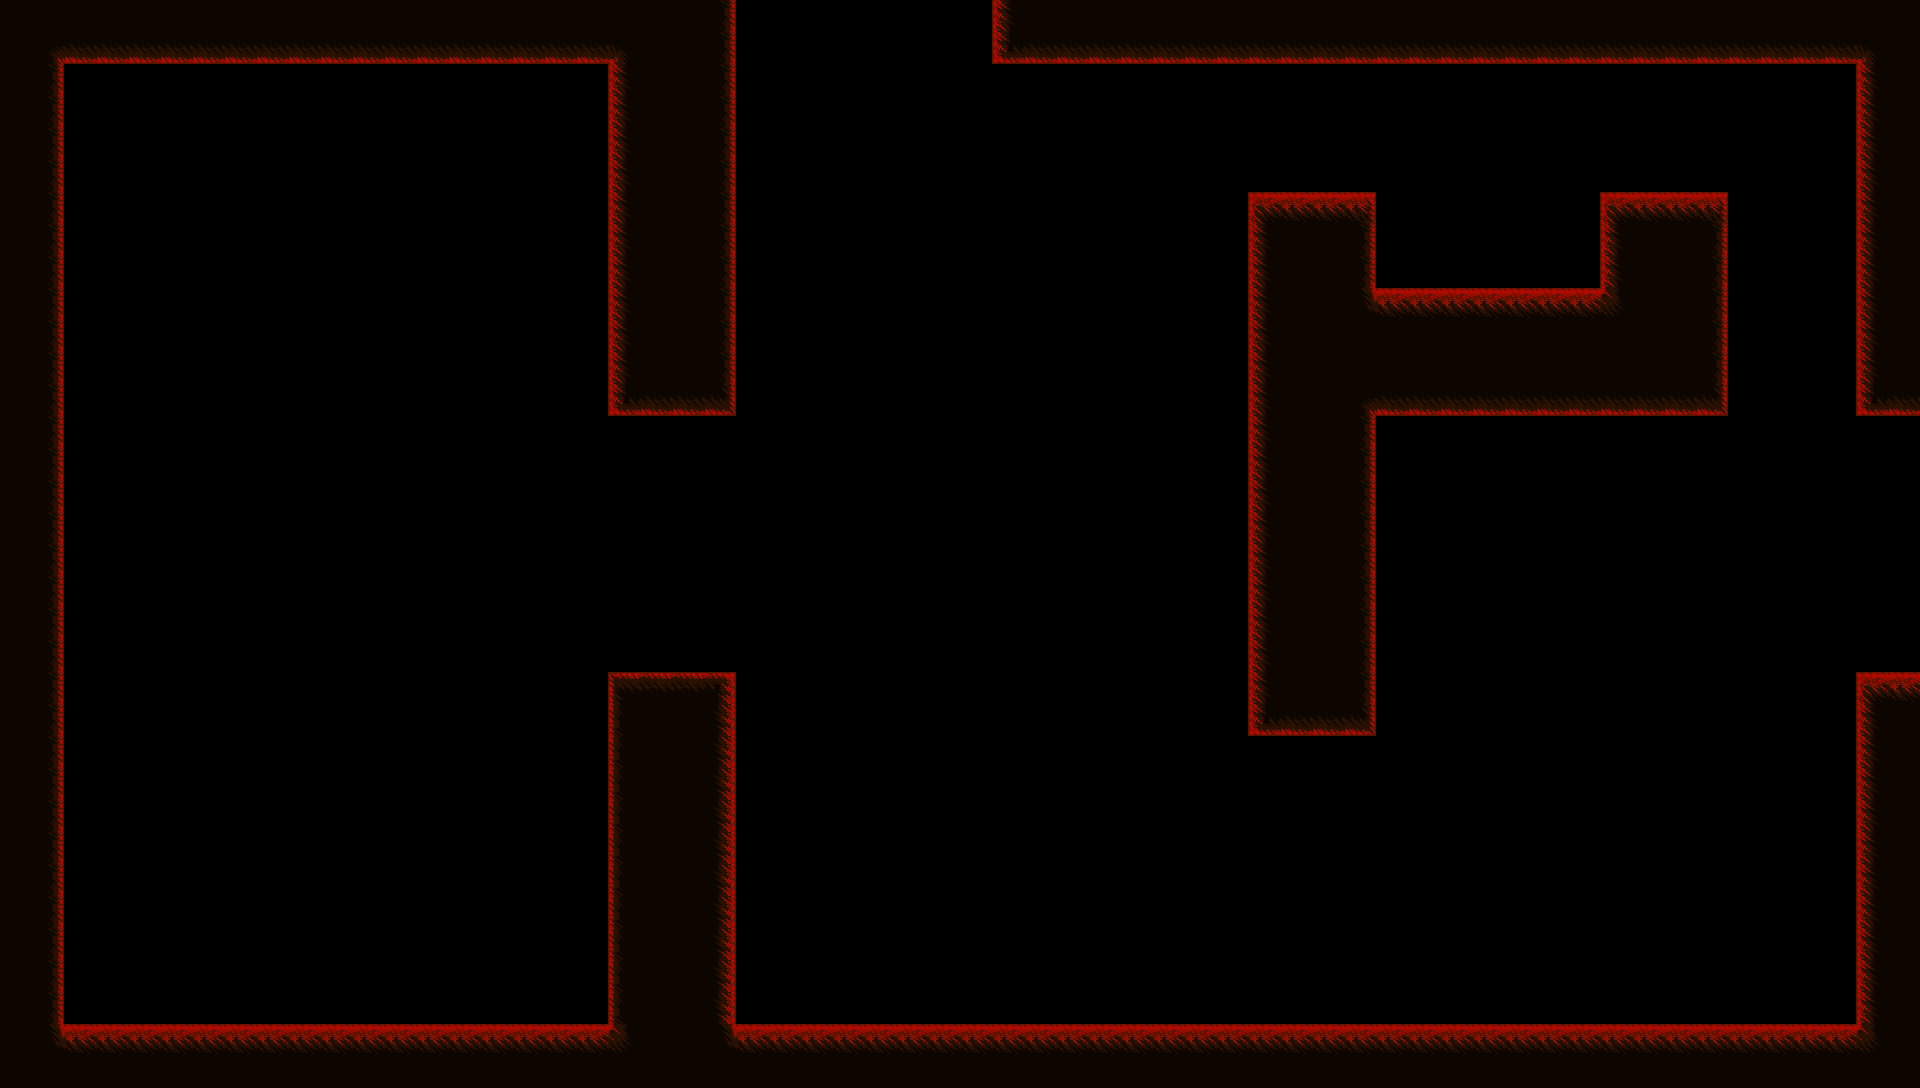

Rendered tile map (Tiled .tmx) drawn with the repository's tilesets; below, a short description and the full map source, tile grids included:
An orthogonal 60x34 tile map with 32x32 px tiles, 1 tile layer (walls).

<map version="1.10" tiledversion="1.10.1" orientation="orthogonal" renderorder="right-down" width="60" height="34" tilewidth="32" tileheight="32" infinite="0" nextlayerid="2" nextobjectid="1">
 <tileset firstgid="1" source="walls.tsx" />
 <layer id="1" name="walls" width="60" height="34">
  <data encoding="csv">
11,11,11,11,11,11,11,11,11,11,11,11,11,11,11,11,11,11,11,11,11,11,12,0,0,0,0,0,0,0,0,10,11,11,11,11,11,11,11,11,11,11,11,11,11,11,11,11,11,11,11,11,11,11,11,11,11,11,11,11,
11,30,20,20,20,20,20,20,20,20,20,20,20,20,20,20,20,20,20,39,11,11,12,0,0,0,0,0,0,0,0,19,20,20,20,20,20,20,20,20,20,20,20,20,20,20,20,20,20,20,20,20,20,20,20,20,20,20,39,11,
11,12,0,0,0,0,0,0,0,0,0,0,0,0,0,0,0,0,0,10,11,11,12,0,0,0,0,0,0,0,0,0,0,0,0,0,0,0,0,0,0,0,0,0,0,0,0,0,0,0,0,0,0,0,0,0,0,0,10,11,
11,12,0,0,0,0,0,0,0,0,0,0,0,0,0,0,0,0,0,10,11,11,12,0,0,0,0,0,0,0,0,0,0,0,0,0,0,0,0,0,0,0,0,0,0,0,0,0,0,0,0,0,0,0,0,0,0,0,10,11,
11,12,0,0,0,0,0,0,0,0,0,0,0,0,0,0,0,0,0,10,11,11,12,0,0,0,0,0,0,0,0,0,0,0,0,0,0,0,0,0,0,0,0,0,0,0,0,0,0,0,0,0,0,0,0,0,0,0,10,11,
11,12,0,0,0,0,0,0,0,0,0,0,0,0,0,0,0,0,0,10,11,11,12,0,0,0,0,0,0,0,0,0,0,0,0,0,0,0,0,0,0,0,0,0,0,0,0,0,0,0,0,0,0,0,0,0,0,0,10,11,
11,12,0,0,0,0,0,0,0,0,0,0,0,0,0,0,0,0,0,10,11,11,12,0,0,0,0,0,0,0,0,0,0,0,0,0,0,0,0,1,2,2,3,0,0,0,0,0,0,0,1,2,2,3,0,0,0,0,10,11,
11,12,0,0,0,0,0,0,0,0,0,0,0,0,0,0,0,0,0,10,11,11,12,0,0,0,0,0,0,0,0,0,0,0,0,0,0,0,0,10,11,11,12,0,0,0,0,0,0,0,10,11,11,12,0,0,0,0,10,11,
11,12,0,0,0,0,0,0,0,0,0,0,0,0,0,0,0,0,0,10,11,11,12,0,0,0,0,0,0,0,0,0,0,0,0,0,0,0,0,10,11,11,12,0,0,0,0,0,0,0,10,11,11,12,0,0,0,0,10,11,
11,12,0,0,0,0,0,0,0,0,0,0,0,0,0,0,0,0,0,10,11,11,12,0,0,0,0,0,0,0,0,0,0,0,0,0,0,0,0,10,11,11,37,2,2,2,2,2,2,2,38,11,11,12,0,0,0,0,10,11,
11,12,0,0,0,0,0,0,0,0,0,0,0,0,0,0,0,0,0,10,11,11,12,0,0,0,0,0,0,0,0,0,0,0,0,0,0,0,0,10,11,11,11,11,11,11,11,11,11,11,11,11,11,12,0,0,0,0,10,11,
11,12,0,0,0,0,0,0,0,0,0,0,0,0,0,0,0,0,0,10,11,11,12,0,0,0,0,0,0,0,0,0,0,0,0,0,0,0,0,10,11,11,11,11,11,11,11,11,11,11,11,11,11,12,0,0,0,0,10,11,
11,12,0,0,0,0,0,0,0,0,0,0,0,0,0,0,0,0,0,19,20,20,21,0,0,0,0,0,0,0,0,0,0,0,0,0,0,0,0,10,11,11,30,20,20,20,20,20,20,20,20,20,20,21,0,0,0,0,19,20,
11,12,0,0,0,0,0,0,0,0,0,0,0,0,0,0,0,0,0,0,0,0,0,0,0,0,0,0,0,0,0,0,0,0,0,0,0,0,0,10,11,11,12,0,0,0,0,0,0,0,0,0,0,0,0,0,0,0,0,0,
11,12,0,0,0,0,0,0,0,0,0,0,0,0,0,0,0,0,0,0,0,0,0,0,0,0,0,0,0,0,0,0,0,0,0,0,0,0,0,10,11,11,12,0,0,0,0,0,0,0,0,0,0,0,0,0,0,0,0,0,
11,12,0,0,0,0,0,0,0,0,0,0,0,0,0,0,0,0,0,0,0,0,0,0,0,0,0,0,0,0,0,0,0,0,0,0,0,0,0,10,11,11,12,0,0,0,0,0,0,0,0,0,0,0,0,0,0,0,0,0,
11,12,0,0,0,0,0,0,0,0,0,0,0,0,0,0,0,0,0,0,0,0,0,0,0,0,0,0,0,0,0,0,0,0,0,0,0,0,0,10,11,11,12,0,0,0,0,0,0,0,0,0,0,0,0,0,0,0,0,0,
11,12,0,0,0,0,0,0,0,0,0,0,0,0,0,0,0,0,0,0,0,0,0,0,0,0,0,0,0,0,0,0,0,0,0,0,0,0,0,10,11,11,12,0,0,0,0,0,0,0,0,0,0,0,0,0,0,0,0,0,
11,12,0,0,0,0,0,0,0,0,0,0,0,0,0,0,0,0,0,0,0,0,0,0,0,0,0,0,0,0,0,0,0,0,0,0,0,0,0,10,11,11,12,0,0,0,0,0,0,0,0,0,0,0,0,0,0,0,0,0,
11,12,0,0,0,0,0,0,0,0,0,0,0,0,0,0,0,0,0,0,0,0,0,0,0,0,0,0,0,0,0,0,0,0,0,0,0,0,0,10,11,11,12,0,0,0,0,0,0,0,0,0,0,0,0,0,0,0,0,0,
11,12,0,0,0,0,0,0,0,0,0,0,0,0,0,0,0,0,0,0,0,0,0,0,0,0,0,0,0,0,0,0,0,0,0,0,0,0,0,10,11,11,12,0,0,0,0,0,0,0,0,0,0,0,0,0,0,0,0,0,
11,12,0,0,0,0,0,0,0,0,0,0,0,0,0,0,0,0,0,3221225493,3221225492,3221225492,3221225491,0,0,0,0,0,0,0,0,0,0,0,0,0,0,0,0,10,11,11,12,0,0,0,0,0,0,0,0,0,0,0,0,0,0,0,1,2,
11,12,0,0,0,0,0,0,0,0,0,0,0,0,0,0,0,0,0,3221225484,3221225483,3221225483,3221225482,0,0,0,0,0,0,0,0,0,0,0,0,0,0,0,0,19,20,20,21,0,0,0,0,0,0,0,0,0,0,0,0,0,0,0,10,11,
11,12,0,0,0,0,0,0,0,0,0,0,0,0,0,0,0,0,0,3221225484,3221225483,3221225483,3221225482,0,0,0,0,0,0,0,0,0,0,0,0,0,0,0,0,0,0,0,0,0,0,0,0,0,0,0,0,0,0,0,0,0,0,0,10,11,
11,12,0,0,0,0,0,0,0,0,0,0,0,0,0,0,0,0,0,3221225484,3221225483,3221225483,3221225482,0,0,0,0,0,0,0,0,0,0,0,0,0,0,0,0,0,0,0,0,0,0,0,0,0,0,0,0,0,0,0,0,0,0,0,10,11,
11,12,0,0,0,0,0,0,0,0,0,0,0,0,0,0,0,0,0,3221225484,3221225483,3221225483,3221225482,0,0,0,0,0,0,0,0,0,0,0,0,0,0,0,0,0,0,0,0,0,0,0,0,0,0,0,0,0,0,0,0,0,0,0,10,11,
11,12,0,0,0,0,0,0,0,0,0,0,0,0,0,0,0,0,0,3221225484,3221225483,3221225483,3221225482,0,0,0,0,0,0,0,0,0,0,0,0,0,0,0,0,0,0,0,0,0,0,0,0,0,0,0,0,0,0,0,0,0,0,0,10,11,
11,12,0,0,0,0,0,0,0,0,0,0,0,0,0,0,0,0,0,3221225484,3221225483,3221225483,3221225482,0,0,0,0,0,0,0,0,0,0,0,0,0,0,0,0,0,0,0,0,0,0,0,0,0,0,0,0,0,0,0,0,0,0,0,10,11,
11,12,0,0,0,0,0,0,0,0,0,0,0,0,0,0,0,0,0,3221225484,3221225483,3221225483,3221225482,0,0,0,0,0,0,0,0,0,0,0,0,0,0,0,0,0,0,0,0,0,0,0,0,0,0,0,0,0,0,0,0,0,0,0,10,11,
11,12,0,0,0,0,0,0,0,0,0,0,0,0,0,0,0,0,0,3221225484,3221225483,3221225483,3221225482,0,0,0,0,0,0,0,0,0,0,0,0,0,0,0,0,0,0,0,0,0,0,0,0,0,0,0,0,0,0,0,0,0,0,0,10,11,
11,12,0,0,0,0,0,0,0,0,0,0,0,0,0,0,0,0,0,3221225484,3221225483,3221225483,3221225482,0,0,0,0,0,0,0,0,0,0,0,0,0,0,0,0,0,0,0,0,0,0,0,0,0,0,0,0,0,0,0,0,0,0,0,10,11,
11,12,0,0,0,0,0,0,0,0,0,0,0,0,0,0,0,0,0,3221225484,3221225483,3221225483,3221225482,0,0,0,0,0,0,0,0,0,0,0,0,0,0,0,0,0,0,0,0,0,0,0,0,0,0,0,0,0,0,0,0,0,0,0,10,11,
11,37,2,2,2,2,2,2,2,2,2,2,2,2,2,2,2,2,2,38,11,11,37,2,2,2,2,2,2,2,2,2,2,2,2,2,2,2,2,2,2,2,2,2,2,2,2,2,2,2,2,2,2,2,2,2,2,2,38,11,
11,11,11,11,11,11,11,11,11,11,11,11,11,11,11,11,11,11,11,11,11,11,11,11,11,11,11,11,11,11,11,11,11,11,11,11,11,11,11,11,11,11,11,11,11,11,11,11,11,11,11,11,11,11,11,11,11,11,11,11
</data>
 </layer>
</map>
